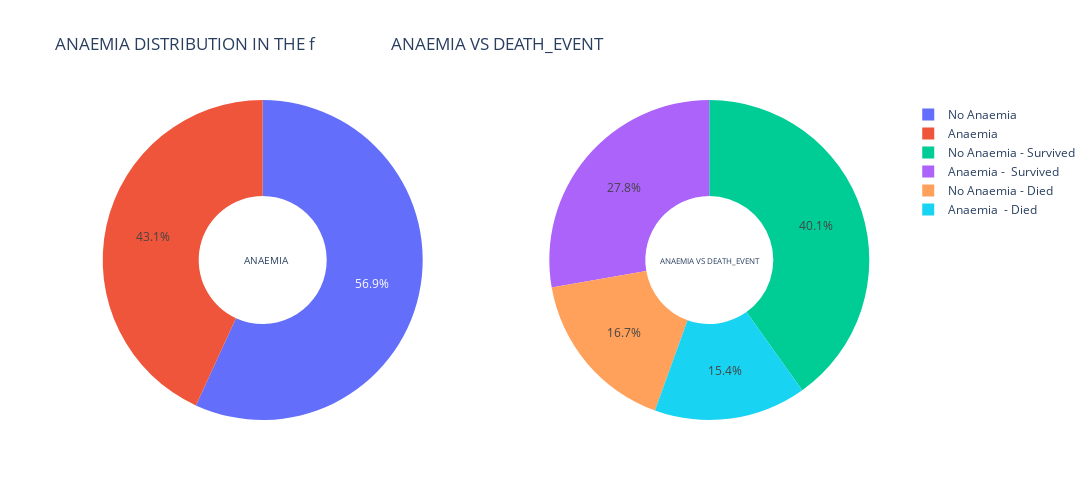

The code cell stored with this chart in its notebook:
### Code cell
#Plotting the data from the dataset on a piechart
import plotly.graph_objects as go
from plotly.subplots import make_subplots

d1 = f[(f["DEATH_EVENT"]==0) & (f["anaemia"]==0)]
d2 = f[(f["DEATH_EVENT"]==1) & (f["anaemia"]==0)]
d3 = f[(f["DEATH_EVENT"]==0) & (f["anaemia"]==1)]
d4 = f[(f["DEATH_EVENT"]==1) & (f["anaemia"]==1)]

label1 = ["No Anaemia","Anaemia"]
label2 = ['No Anaemia - Survived','No Anaemia - Died', "Anaemia -  Survived", "Anaemia  - Died"]
values1 = [(len(d1)+len(d2)), (len(d3)+len(d4))]
values2 = [len(d1),len(d2),len(d3),len(d4)]

# Create subplots: use 'domain' type for Pie subplot
fig = make_subplots(rows=1, cols=2, specs=[[{'type':'domain'}, {'type':'domain'}]])
fig.add_trace(go.Pie(labels=label1, values=values1, name="ANAEMIA"),
              1, 1)
fig.add_trace(go.Pie(labels=label2, values=values2, name="ANAEMIA VS DEATH_EVENT"),
              1, 2)

# Use `hole` to create a donut-like pie chart
fig.update_traces(hole=.4, hoverinfo="label+percent")

fig.update_layout(
    title_text="ANAEMIA DISTRIBUTION IN THE f \
                  ANAEMIA VS DEATH_EVENT",
# Add annotations in the center of the donut pies.
    annotations=[dict(text='ANAEMIA', x=0.20, y=0.5, font_size=10, showarrow=False),
                 dict(text='ANAEMIA VS DEATH_EVENT', x=0.84, y=0.5, font_size=8, showarrow=False)],
    autosize=False,width=1200, height=500, paper_bgcolor="white")

### Figure 1 — Plotly figure (JSON) as saved in the notebook; plotly's stock layout.template omitted (floating-point values rounded to 4 significant figures)
{"data": [{"domain": {"x": [0, 0.45], "y": [0, 1]}, "hole": 0.4, "hoverinfo": "label+percent", "labels": ["No Anaemia", "Anaemia"], "name": "ANAEMIA", "type": "pie", "values": [170, 129]}, {"domain": {"x": [0.55, 1], "y": [0, 1]}, "hole": 0.4, "hoverinfo": "label+percent", "labels": ["No Anaemia - Survived", "No Anaemia - Died", "Anaemia -  Survived", "Anaemia  - Died"], "name": "ANAEMIA VS DEATH_EVENT", "type": "pie", "values": [120, 50, 83, 46]}], "layout": {"annotations": [{"font": {"size": 10}, "showarrow": false, "text": "ANAEMIA", "x": 0.2, "y": 0.5}, {"font": {"size": 8}, "showarrow": false, "text": "ANAEMIA VS DEATH_EVENT", "x": 0.84, "y": 0.5}], "autosize": false, "height": 500, "paper_bgcolor": "white", "title": {"text": "ANAEMIA DISTRIBUTION IN THE f                   ANAEMIA VS DEATH_EVENT"}, "width": 1200}}
